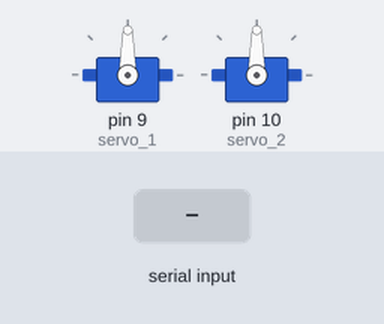
A sketch run on a simulated Arduino Uno, built with avr-gcc and run on an emulated ATmega328P. Parts: 2 × servo. The inputs (shaded band) are chosen by the test bench. What the sketch prints to the serial monitor is not drawn.

Above: at 1.2 s.
1.3 s: "R" received over Serial
At 2.7 s:
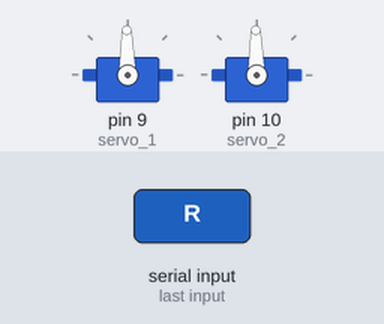
3.6 s: "L" received over Serial
At 4.4 s:
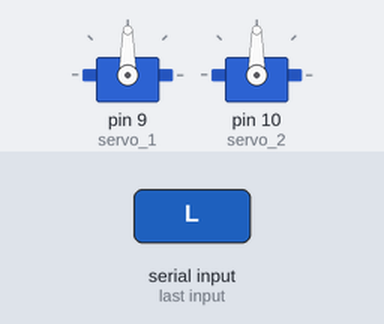
Timing chart, 0 to 6.6 s (numbered marks = the images above; inputs shaded):
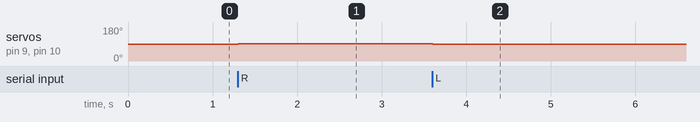

Measured:
- after the input at 1.3 s, servo on pin 9 (servo_1), servo on pin 10 (servo_2): 90° → 91° at once
- after the input at 3.6 s, servo on pin 9 (servo_1), servo on pin 10 (servo_2): 91° → 90° at once

The sketch:

Serial_Test.ino
```cpp
#include <Servo.h>  // 서보모터 라이브러리
Servo servo_1; // 쓸 서보 모터 선언
Servo servo_2;

int pos= 90; // 서보모터 중앙값
char buffer; // 시리얼 포트로 들어올 데이터 (바이트)

void setup() {
  servo_1.attach(9); // 디지털 9번 핀에 PWM제어 핀 설정
  servo_2.attach(10); // 디지털 9번 핀에 PWM제어 핀 설정
  Serial.begin(9600); // 9600 포트레이트 오픈
  Serial.flush();
}

void loop() {
  if (Serial.available() > 0) { // 데이터가 들어옴

       buffer = Serial.read();
       // 아두이노 의 경우 속도(연산)가 매우 느려 PC에서 연산 후 출력값만 입력 받아옴
       if (buffer == 'R') {
        pos += 1; // 각도 증가
        servo_1.write(pos); // 각도값 서보
        servo_2.write(pos); // 각도값 서보
        Serial.print(pos); // 체크용
       }
       else if(buffer == 'L'){
        pos -= 1; // 각도 감소
        servo_1.write(pos); // 각도값 서보
        servo_2.write(pos); // 각도값 서보
        Serial.print(pos); // 체크용
       }
       else { // PC 에서는 정지 상태 및 쓰레기 값이 들어와도 'S'를 보냈지만 아두이노경우 상관없어서 else 처리
        servo_1.write(pos); // 각도 그대로
        servo_2.write(pos); // 각도값 서보
        Serial.print(pos); // 체크용
       }

       buffer = NULL; // 버퍼 (여기선 바이트 데이터) 초기화
       delay(10); // 아두이노가 PC에서 들어오는 데이터양(속도)을 감당을 하지 못해 0.01s로 딜레이를 통일시켜 통신
  }
  else { Serial.print("not come");} // 데이터가 안 들어옴
}
```
